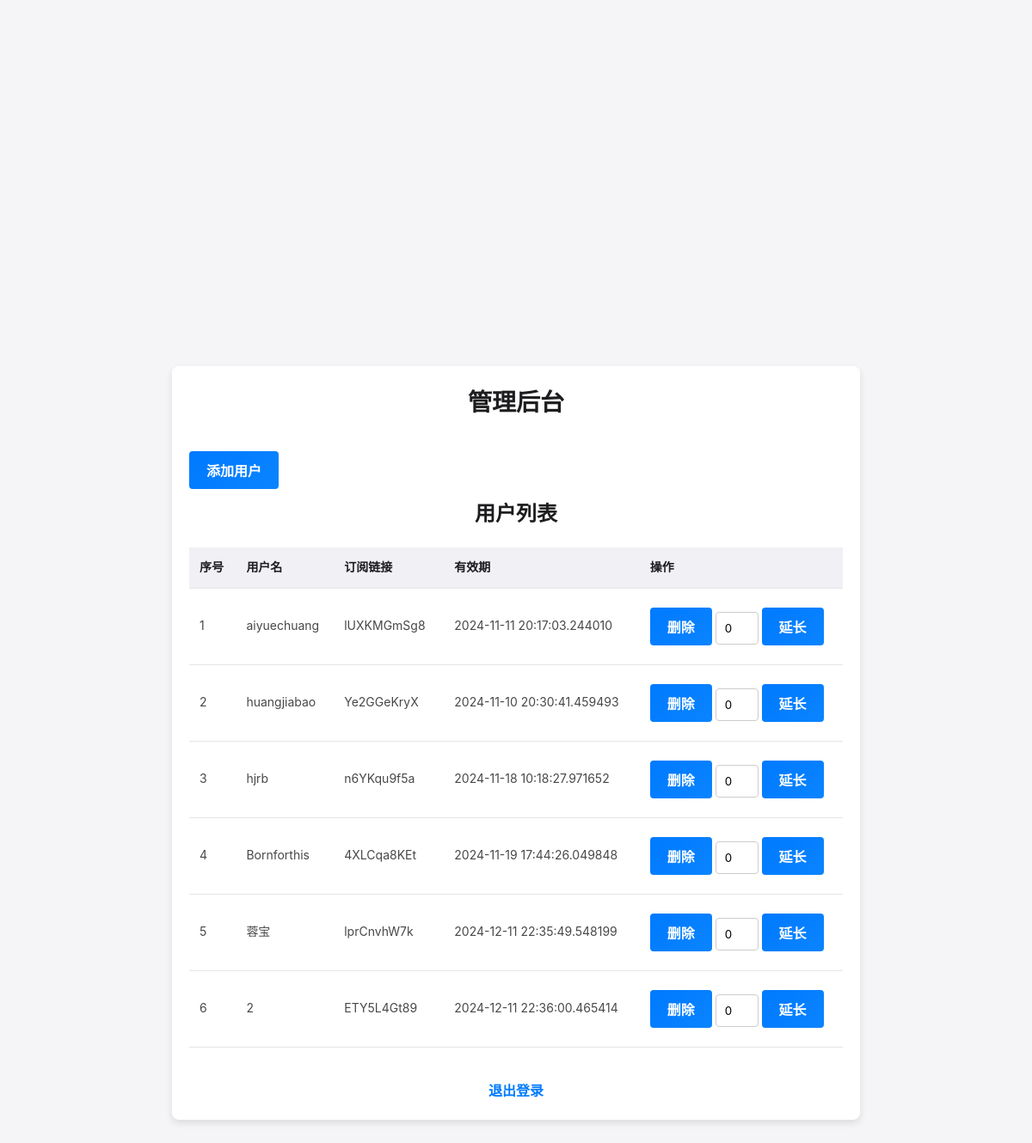
Before: /admin (signed in) with the older database file.
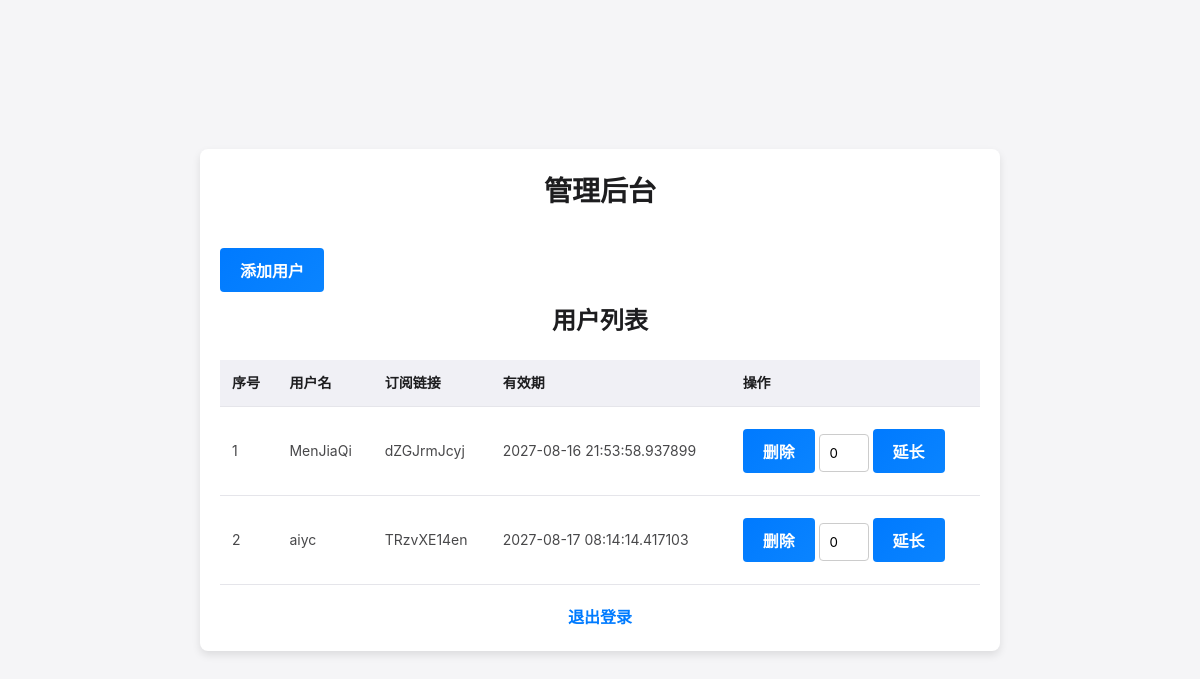
After: the same page with the newer database file.
### app.py (models this page shows, shortened)
class User(db.Model):
    id = db.Column(db.Integer, primary_key=True)
    username = db.Column(db.String(150), nullable=False, unique=True)
    password = db.Column(db.String(150), nullable=False)
    expiration_date = db.Column(db.DateTime, nullable=True)
    subscription_link = db.Column(db.String(200), nullable=True, unique=True)

### app.py (the view, shortened to what this page needs)
@app.route('/admin', methods=['GET', 'POST'])
@admin_login_required
def admin():
    users = User.query.all()
    return render_template('admin.html', users=enumerate(users, start=1))

### app.py (called while the page is built)
def admin_login_required(f):
    @wraps(f)
    def decorated_function(*args, **kwargs):
        if 'admin_logged_in' not in session:
            flash("请先登录", "danger")
            return redirect(url_for('login'))
        return f(*args, **kwargs)
    return decorated_function

### templates/admin.html (shortened to what this page needs)
<!DOCTYPE html>
<html lang="en">
<head>
    <link rel="stylesheet" href="{{ url_for('static', filename='base.css') }}">
    <link rel="stylesheet" href="{{ url_for('static', filename='admin.css') }}">
</head>
<body>
<div class="container">
    <h1>管理后台</h1>
    <button id="addUserButton" class="btn">添加用户</button>
    <h2>用户列表</h2>
    <div class="table-container">
        <table>
            <thead>
            <tr>
                <th>序号</th>
                <th>用户名</th>
                <th>订阅链接</th>
                <th>有效期</th>
                <th>操作</th>
            </tr>
            </thead>
            <tbody>
            {% for index, user in users %}
                <tr>
                    <td>{{ index }}</td>
                    <td>{{ user.username }}</td>
                    <td>{{ user.subscription_link }}</td>
                    <td>{{ user.expiration_date }}</td>
                    <td>
                        <form method="post" style="display: inline;">
                            <button type="submit">删除</button>
                        </form>
                        <form method="post" style="display: inline;">
                            <input type="number" name="additional_days" value="0" style="width: 50px;">
                            <button type="submit">延长</button>
                        </form>
                    </td>
                </tr>
            {% endfor %}
            </tbody>
        </table>
    </div>
    <a href="{{ url_for('logout') }}" class="logout">退出登录</a>
</div>
</body>
</html>

### static/base.css (style rules this page uses)
* { margin: 0; padding: 0; box-sizing: border-box; font-family: -apple-system, BlinkMacSystemFont, "Segoe UI", Roboto, "Helvetica Neue", Arial, sans-serif; }
body { background-color: #f5f5f7; color: #333; display: flex; justify-content: center; align-items: center; min-height: 100vh; line-height: 1.6; }
.container { width: 100%; max-width: 800px; padding: 20px; background-color: #ffffff; border-radius: 16px; box-shadow: 0 4px 12px rgba(0, 0, 0, 0.1); }
h1 { font-size: 28px; margin-bottom: 24px; color: #1d1d1f; font-weight: 600; text-align: center; }
button { padding: 12px; border: none; border-radius: 8px; font-size: 16px; font-weight: 600; color: #fff; background: linear-gradient(135deg, #007aff, #0a84ff); cursor: pointer; transition: background 0.3s ease; margin: 8px 0; }

### static/admin.css (style rules this page uses)
body { font-family: Arial, sans-serif; background-color: #f5f5f7; color: #333; margin: 0; padding: 0; overflow-y: scroll; }
.container { max-width: 800px; margin: 0 auto; padding: 20px; background-color: #fff; border-radius: 8px; box-shadow: 0 4px 8px rgba(0, 0, 0, 0.1); position: relative; z-index: 1; }
h1, h2 { color: #1d1d1f; text-align: center; }
button { background-color: #007bff; color: #fff; border: none; padding: 10px 20px; margin: 10px 0; cursor: pointer; font-size: 16px; border-radius: 4px; transition: background-color 0.3s ease; }
.table-container { max-height: 600px; overflow-y: auto; margin-top: 20px; position: relative; }
table { width: 100%; border-collapse: collapse; font-size: 14px; }
thead th { position: sticky; top: 0; background-color: #f0f0f5; z-index: 1; }
tbody td { background-color: #fff; color: #48484a; }
th, td { padding: 12px; border-bottom: 1px solid #e5e5ea; text-align: left; }
th { font-weight: 600; color: #1d1d1f; }
input[type="text"], input[type="password"], input[type="number"] { width: 100%; padding: 10px; margin: 8px 0; border: 1px solid #ccc; border-radius: 4px; box-sizing: border-box; }
a.logout { display: block; text-align: center; color: #007bff; text-decoration: none; margin-top: 20px; font-weight: bold; }
html { height: 100%; }

Changed rows visible on the page:
removed User: id "1", username "aiyuechuang", subscription_link "lUXKMGmSg8", expiration_date "2024-11-11 20:17:03.244010"
removed User: id "2", username "huangjiabao", subscription_link "Ye2GGeKryX", expiration_date "2024-11-10 20:30:41.459493"
removed User: id "3", username "hjrb", subscription_link "n6YKqu9f5a", expiration_date "2024-11-18 10:18:27.971652"
removed User: id "4", username "Bornforthis", subscription_link "4XLCqa8KEt", expiration_date "2024-11-19 17:44:26.049848"
removed User: id "5", username "蓉宝", subscription_link "lprCnvhW7k", expiration_date "2024-12-11 22:35:49.548199"
removed User: id "6", username "2", subscription_link "ETY5L4Gt89", expiration_date "2024-12-11 22:36:00.465414"
now on this page (row unchanged): User: index "1", username "MenJiaQi", subscription_link "dZGJrmJcyj", expiration_date "2027-08-16 21:53:58.937899"
now on this page (row edited): User: index "2", username "aiyc", subscription_link "TRzvXE14en", expiration_date "2027-08-17 08:14:14.417103"
